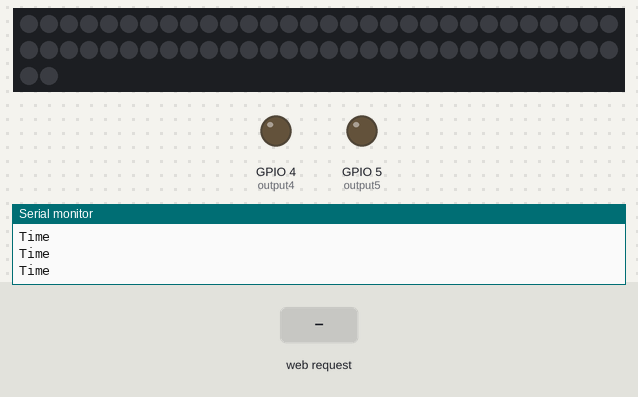
The sketch below on a simulated ESP32. On the bench: 62 RGB LEDs in strip order, left to right, continuing on the next row, output pins drawn as LEDs (lit = HIGH), the last lines printed to the serial monitor. Inputs (shaded band) come from the test bench. WiFi joins after 1.5 s; servers stay silent unless stated.

Above: at 2.7 s.
2.8 s: HTTP request GET /5/on received
At 3.6 s:
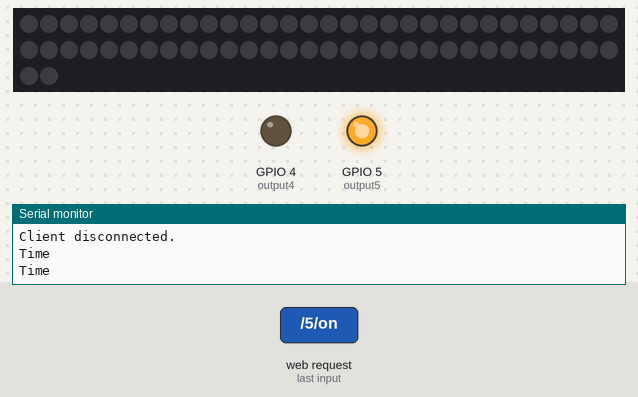
4.3 s: HTTP request GET /4/on received
At 4.8 s:
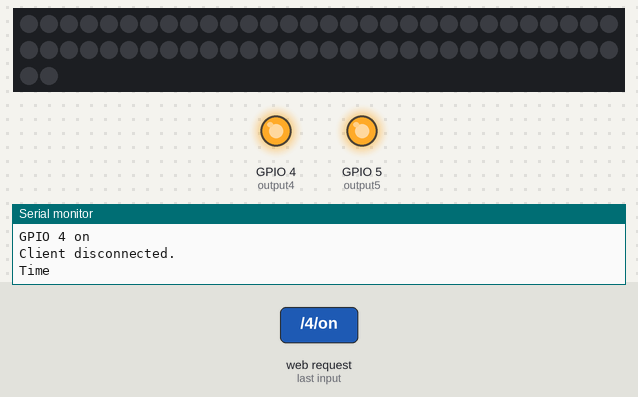
5.8 s: HTTP request GET /5/off received
At 7.0 s:
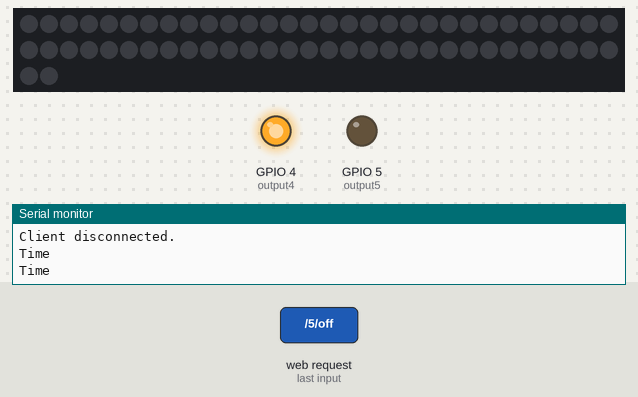
7.3 s: HTTP request GET /4/off received
At 8.2 s:
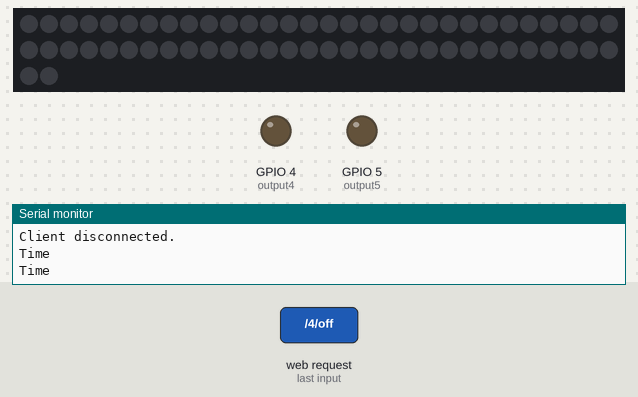
Timing chart, 0 to 9.8 s (numbered marks = the images above; inputs shaded):
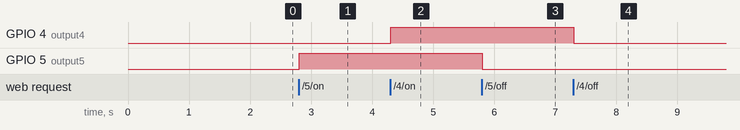

The sketch:

led_connection_success.ino
```cpp
#define NUMPIXELS 62
#define R1 16
#include <SPI.h>
#include <WiFiUdp.h>
#include <WiFi.h>
#include <DNSServer.h>
#include <WebServer.h>
#include <WiFiManager.h>
#include <Adafruit_NeoPixel.h>


// Set web server port number to 80
WiFiServer server(80);

// Variable to store the HTTP request
String header;

// Auxiliar variables to store the current output state
String output5State = "off";
String output4State = "off";

// Assign output variables to GPIO pins
const int output5 = 5;
const int output4 = 4;

unsigned int localPort = 2390;      // local port to listen on

uint8_t packetBuffer[255]; //buffer to hold incoming packet
WiFiUDP Udp;

Adafruit_NeoPixel strip (NUMPIXELS, R1, NEO_GRB + NEO_KHZ800);

long Time = 0;


void setup() {
  strip.begin();
  pinMode(R1, OUTPUT);


  Serial.begin(115200);
  // Initialize the output variables as outputs

  pinMode(output5, OUTPUT);
  pinMode(output4, OUTPUT);
  // Set outputs to LOW

  digitalWrite(output5, LOW);
  digitalWrite(output4, LOW);

  // WiFiManager
  // Local intialization. Once its business is done, there is no need to keep it around
  WiFiManager wifiManager;

  // Uncomment and run it once, if you want to erase all the stored information

  //wifiManager.resetSettings();

  // set custom ip for portal
  //wifiManager.setAPConfig(IPAddress(10,0,1,1), IPAddress(10,0,1,1), IPAddress(255,255,255,0));

  // fetches ssid and pass from eeprom and tries to connect
  // if it does not connect it starts an access point with the specified name
  // here  "AutoConnectAP"
  // and goes into a blocking loop awaiting configuration
  wifiManager.autoConnect("LightConfig");
  // or use this for auto generated name ESP + ChipID
  //wifiManager.autoConnect();

  // if you get here you have connected to the WiFi
  Serial.println("Connected.");

  server.begin();
  Udp.begin(localPort);
  //  fireThread.onRun(Fire(50,50,50));
  //  fireThread.setInterval(1000);
}

class ThreadColor {
  public:


    uint8_t r;
    uint8_t g;
    uint8_t b;
    uint8_t a;
    uint8_t index;


    void generate(uint8_t r, uint8_t g, uint8_t b, uint8_t a);


    ThreadColor() {

    }

    void next();


};

ThreadColor arr[100];
int arrlength = 0;
ThreadColor deafultThreadColor;
void ThreadColor::generate(uint8_t r, uint8_t g, uint8_t b, uint8_t a) {
  Serial.println("check");
  this->r = r;
  this->g = g;
  this->b = b;
  this->a = a;
  this->index = 0;
  Serial.println("__________________________________ + ");
  arr[arrlength++] = *this;
}


int nextcount = 0;
void ThreadColor::next() {
  Serial.println(index);
  strip.setPixelColor(index++, strip.Color(r, g, b, a));
  nextcount++;
  if (index == NUMPIXELS)
  {
    Serial.println("test next");
    arrlength--;
  }
}

void animationTimer() {
  for (int i = arrlength - 1; i >= 0; i--)
  {
    Serial.println("------------------------------------------");
    arr[i].next();
  }
  if (nextcount > 0) {
    strip.show();
    nextcount = 0;
  }
}


void loop() {

  if (Time++ % 400 == 0)
  {
    Serial.println( "Time");
    animationTimer();
  }

  WiFiClient client = server.available();   // Listen for incoming clients

  if (client) {                             // If a new client connects,
    Serial.println("New Client.");          // print a message out in the serial port
    String currentLine = "";                // make a String to hold incoming data from the client
    while (client.connected()) {            // loop while the client's connected
      if (client.available()) {             // if there's bytes to read from the client,
        char c = client.read();             // read a byte, then
        Serial.write(c);                    // print it out the serial monitor
        header += c;
        if (c == '\n') {                    // if the byte is a newline character
          // if the current line is blank, you got two newline characters in a row.
          // that's the end of the client HTTP request, so send a response:
          if (currentLine.length() == 0) {
            // HTTP headers always start with a response code (e.g. HTTP/1.1 200 OK)
            // and a content-type so the client knows what's coming, then a blank line:
            client.println("HTTP/1.1 200 OK");
            client.println("Content-type:text/html");
            client.println("Connection: close");
            client.println();

            // turns the GPIOs on and off
            if (header.indexOf("GET /5/on") >= 0) {
              Serial.println("GPIO 5 on");
              output5State = "on";
              digitalWrite(output5, HIGH);
            } else if (header.indexOf("GET /5/off") >= 0) {
              Serial.println("GPIO 5 off");
              output5State = "off";
              digitalWrite(output5, LOW);
            } else if (header.indexOf("GET /4/on") >= 0) {
              Serial.println("GPIO 4 on");
              output4State = "on";
              digitalWrite(output4, HIGH);
            } else if (header.indexOf("GET /4/off") >= 0) {
              Serial.println("GPIO 4 off");
              output4State = "off";
              digitalWrite(output4, LOW);
            }

            // Display the HTML web page
            client.println("<!DOCTYPE html><html>");
            client.println("<head><meta name=\"viewport\" content=\"width=device-width, initial-scale=1\">");
            client.println("<link rel=\"icon\" href=\"data:,\">");
            // CSS to style the on/off buttons
            // Feel free to change the background-color and font-size attributes to fit your preferences
            client.println("<style>html { font-family: Helvetica; display: inline-block; margin: 0px auto; text-align: center;}");
            client.println(".button { background-color: #195B6A; border: none; color: white; padding: 16px 40px;");
            client.println("text-decoration: none; font-size: 30px; margin: 2px; cursor: pointer;}");
            client.println(".button2 {background-color: #77878A;}</style></head>");

            // Web Page Heading
            client.println("<body><h1>ESP8266 Web Server</h1>");

            // Display current state, and ON/OFF buttons for GPIO 5
            client.println("<p>GPIO 5 - State " + output5State + "</p>");
            // If the output5State is off, it displays the ON button
            if (output5State == "off") {
              client.println("<p><a href=\"/5/on\"><button class=\"button\">ON</button></a></p>");
            } else {
              client.println("<p><a href=\"/5/off\"><button class=\"button button2\">OFF</button></a></p>");
            }

            // Display current state, and ON/OFF buttons for GPIO 4
            client.println("<p>GPIO 4 - State " + output4State + "</p>");
            // If the output4State is off, it displays the ON button
            if (output4State == "off") {
              client.println("<p><a href=\"/4/on\"><button class=\"button\">ON</button></a></p>");
            } else {
              client.println("<p><a href=\"/4/off\"><button class=\"button button2\">OFF</button></a></p>");
            }
            client.println("</body></html>");

            // The HTTP response ends with another blank line
            client.println();
            // Break out of the while loop
            break;
          } else { // if you got a newline, then clear currentLine
            currentLine = "";
          }
        } else if (c != '\r') {  // if you got anything else but a carriage return character,
          currentLine += c;      // add it to the end of the currentLine
        }
      }
    }
    // Clear the header variable
    header = "";
    // Close the connection
    client.stop();
    Serial.println("Client disconnected.");
    Serial.println("");

  }
  int packetSize = Udp.parsePacket();

  if (packetSize) {

    Serial.print("Received packet of size ");

    Serial.println(packetSize);

    Serial.print("From ");

    IPAddress remoteIp = Udp.remoteIP();

    Serial.print(remoteIp);

    Serial.print(", port ");

    Serial.println(Udp.remotePort());

    // read the packet into packetBufffer

    int len = Udp.read(packetBuffer, 255);

    if (len > 0) {

      packetBuffer[len] = 0;

    }
    if (packetBuffer[0] == 0) {

      //-a8 strip.setBrightness(packetBuffer[4]);

      ThreadColor tc;
      tc.generate(packetBuffer[1], packetBuffer[2], packetBuffer[3], packetBuffer[4]);
      //new ThreadColor(packetBuffer[1], packetBuffer[2], packetBuffer[3], packetBuffer[4]);

    }

    //      for (int i = 0; i < NUMPIXELS; i++) {
    //
    //        strip.setPixelColor(i, strip.Color(packetBuffer[1], packetBuffer[2], packetBuffer[3]));
    //        delay(10);
    //        strip.show();

    Serial.println(packetBuffer[0]);

    if (packetBuffer[0] == 3)
    {
      Serial.println("recieved message");
      Udp.beginPacket(Udp.remoteIP(), Udp.remotePort());
      Udp.write(0);
      Udp.endPacket();

    }
    Serial.println("Contents:");


  }
}
```

Measured:
- after the input at 2.8 s, GPIO 5 (output5): LOW → HIGH at once
- after the input at 4.3 s, GPIO 4 (output4): LOW → HIGH at once
- after the input at 5.8 s, GPIO 5 (output5): HIGH → LOW at once
- after the input at 7.3 s, GPIO 4 (output4): HIGH → LOW at once
